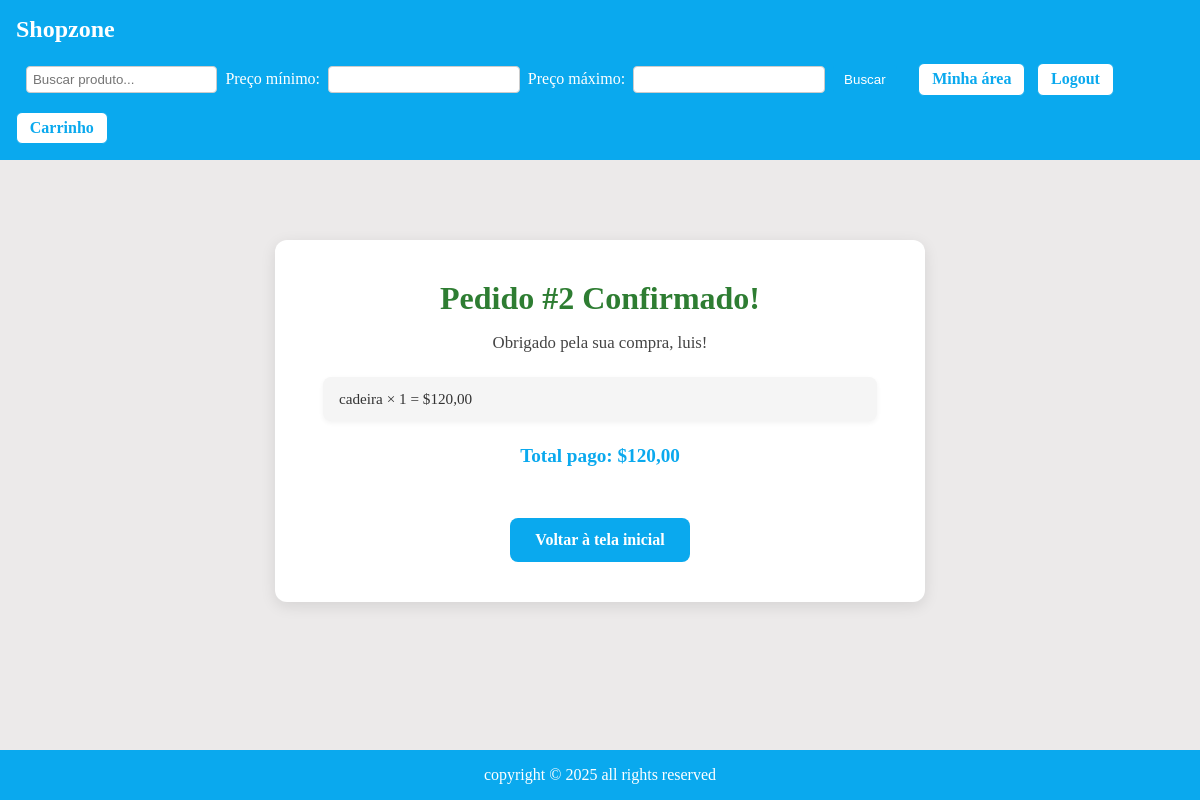
/order/confirmation/12 (signed in), run on the app's committed database.
### order/models.py (models this page shows, shortened)
class Order(models.Model):
    STATUS_CHOICES = [
        ('pending', 'Pending'),
        ('paid', 'Paid'),
        ('shipped', 'Shipped'),
        ('completed', 'Completed')
    ]
    user = models.ForeignKey(settings.AUTH_USER_MODEL, on_delete=models.CASCADE)
    order_number = models.PositiveIntegerField(null=True, blank=True)  # novo campo
    created_at = models.DateTimeField(auto_now_add=True)
    status = models.CharField(max_length=20, choices=STATUS_CHOICES, default='pending')
    total = models.DecimalField(max_digits=10, decimal_places=2, default=0)

class OrderItem(models.Model):
    order = models.ForeignKey(Order, on_delete=models.CASCADE, related_name='items')
    product = models.ForeignKey(Product, on_delete=models.SET_NULL, null=True)
    quantity = models.PositiveIntegerField(default=1)
    price = models.DecimalField(max_digits=10, decimal_places=2)
    def total_price(self):
        return self.quantity * self.price

### customer/models.py (models this page shows, shortened)
class CustomerModel(AbstractUser):
    cpf = models.CharField(max_length=11, unique=True, verbose_name="CPF")
    nome_rua = models.CharField(max_length=100, blank=True, null=True)
    numero_residencia = models.CharField(max_length=100, blank=True, null=True)
    nome_bairro = models.CharField(max_length=100, blank=True, null=True)
    nome_cidade = models.CharField(max_length=100, blank=True, null=True)
    telefone = models.CharField(max_length= 100, blank=False)
    foto_perfil = models.ImageField(upload_to='perfil/', null=True, blank=True, verbose_name="Foto de Perfil")

### product/models.py (models this page shows, shortened)
class Product(models.Model):
    name = models.CharField(max_length=63)
    description = models.CharField(max_length=255)
    price = models.DecimalField(max_digits=10, decimal_places=2)
    stock = models.IntegerField(blank=False)

### order/views.py (the view)
# urls.py: path('confirmation/<int:order_id>', views.order_confirmation, name='order_confirmation')
@login_required(login_url='register')
def order_confirmation(request, order_id):
    order = Order.objects.get(id=order_id, user=request.user)
    return render(request, 'order/confirmation_order.html', {'order': order})

### order/templates/order/confirmation_order.html
{% extends "base.html" %}
{% load static %}
{% block extra_css %}
  <link rel="stylesheet" href="{% static 'css/confirmation_order.css' %}">
{% endblock %}
{% block content %}
<div class="confirmation-container">
    <h1>Pedido #{{ order.order_number }} Confirmado!</h1>
    <p>Obrigado pela sua compra, {{ order.user.username }}!</p>
    <ul>
        {% for item in order.items.all %}
            <li>{{ item.product.name }} × {{ item.quantity }} = ${{ item.total_price }}</li>
        {% endfor %}
    </ul>
    <p class="total-paid">Total pago: ${{ order.total }}</p>
    <a href="{% url 'index' %}">Voltar à tela inicial</a>
</div>
{% endblock %}

### static/css/base.css (style rules this page uses)
* { box-sizing: border-box; padding: 0; margin: 0; }
body { display: flex; flex-direction: column; width: 100vw; min-height: 100vh; max-width: 100vw; overflow-x: hidden; }

### static/css/confirmation_order.css (style rules this page uses)
.confirmation-container { max-width: 650px; margin: 4rem auto; background-color: #ffffff; padding: 2.5rem 3rem; border-radius: 12px; box-shadow: 0 4px 15px rgba(0, 0, 0, 0.1); text-align: center; animation: fadeIn 0.6s ease-in-out; }
.confirmation-container h1 { color: #2e7d32; margin-bottom: 1rem; font-size: 2rem; }
.confirmation-container p { color: #444; font-size: 1.05rem; margin-bottom: 1.2rem; }
.confirmation-container ul { list-style: none; padding: 0; margin: 1.5rem 0; text-align: left; }
.confirmation-container li { background-color: #f5f5f5; border-radius: 8px; padding: 0.8rem 1rem; margin-bottom: 0.7rem; color: #333; font-size: 0.95rem; box-shadow: 0 2px 5px rgba(0, 0, 0, 0.05); }
.confirmation-container .total-paid { font-weight: 600; font-size: 1.2rem; color: #0aa9ee; margin-top: 1.5rem; }
.confirmation-container a { display: inline-block; background-color: #0aa9ee; color: #fff; text-decoration: none; padding: 0.8rem 1.6rem; border-radius: 8px; font-weight: 600; margin-top: 2rem; transition: all 0.25s ease; }

### data on the page
Order: order_number "2", user.username "luis", total "120,00"
OrderItem: product.name "cadeira", quantity "1", total_price "120,00"
